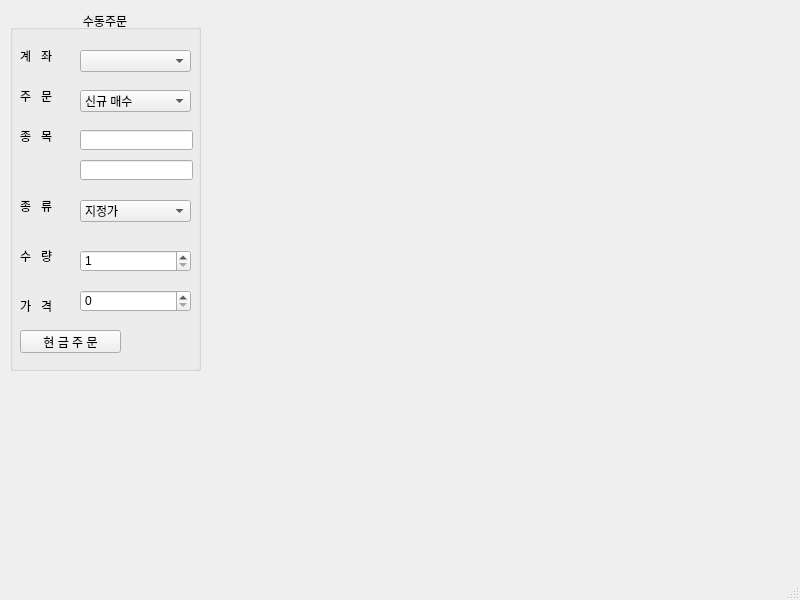
<?xml version="1.0" encoding="UTF-8"?>
<ui version="4.0">
 <class>MainWindow</class>
 <widget class="QMainWindow" name="MainWindow">
  <property name="geometry">
   <rect>
    <x>0</x>
    <y>0</y>
    <width>800</width>
    <height>600</height>
   </rect>
  </property>
  <property name="windowTitle">
   <string>marvin42</string>
  </property>
  <widget class="QWidget" name="centralwidget">
   <widget class="QGroupBox" name="groupBox">
    <property name="geometry">
     <rect>
      <x>10</x>
      <y>10</y>
      <width>191</width>
      <height>361</height>
     </rect>
    </property>
    <property name="title">
     <string>수동주문</string>
    </property>
    <property name="alignment">
     <set>Qt::AlignCenter</set>
    </property>
    <widget class="QLabel" name="label">
     <property name="geometry">
      <rect>
       <x>10</x>
       <y>40</y>
       <width>56</width>
       <height>12</height>
      </rect>
     </property>
     <property name="text">
      <string>계   좌</string>
     </property>
    </widget>
    <widget class="QLabel" name="label_2">
     <property name="geometry">
      <rect>
       <x>10</x>
       <y>80</y>
       <width>56</width>
       <height>12</height>
      </rect>
     </property>
     <property name="text">
      <string>주   문</string>
     </property>
    </widget>
    <widget class="QLabel" name="label_3">
     <property name="geometry">
      <rect>
       <x>10</x>
       <y>120</y>
       <width>56</width>
       <height>12</height>
      </rect>
     </property>
     <property name="text">
      <string>종   목</string>
     </property>
    </widget>
    <widget class="QLabel" name="label_4">
     <property name="geometry">
      <rect>
       <x>10</x>
       <y>190</y>
       <width>56</width>
       <height>12</height>
      </rect>
     </property>
     <property name="text">
      <string>종   류</string>
     </property>
    </widget>
    <widget class="QLabel" name="label_5">
     <property name="geometry">
      <rect>
       <x>10</x>
       <y>240</y>
       <width>56</width>
       <height>12</height>
      </rect>
     </property>
     <property name="text">
      <string>수   량</string>
     </property>
    </widget>
    <widget class="QLabel" name="label_6">
     <property name="geometry">
      <rect>
       <x>10</x>
       <y>290</y>
       <width>56</width>
       <height>12</height>
      </rect>
     </property>
     <property name="text">
      <string>가   격</string>
     </property>
    </widget>
    <widget class="QComboBox" name="comboBox">
     <property name="geometry">
      <rect>
       <x>70</x>
       <y>40</y>
       <width>111</width>
       <height>22</height>
      </rect>
     </property>
    </widget>
    <widget class="QComboBox" name="comboBox_2">
     <property name="geometry">
      <rect>
       <x>70</x>
       <y>80</y>
       <width>111</width>
       <height>22</height>
      </rect>
     </property>
     <item>
      <property name="text">
       <string>신규 매수</string>
      </property>
     </item>
     <item>
      <property name="text">
       <string>신규 매도</string>
      </property>
     </item>
     <item>
      <property name="text">
       <string>매수 취소</string>
      </property>
     </item>
     <item>
      <property name="text">
       <string>매도 취소</string>
      </property>
     </item>
    </widget>
    <widget class="QComboBox" name="comboBox_3">
     <property name="geometry">
      <rect>
       <x>70</x>
       <y>190</y>
       <width>111</width>
       <height>22</height>
      </rect>
     </property>
     <item>
      <property name="text">
       <string>지정가</string>
      </property>
     </item>
     <item>
      <property name="text">
       <string>시장가</string>
      </property>
     </item>
    </widget>
    <widget class="QLineEdit" name="lineEdit">
     <property name="geometry">
      <rect>
       <x>70</x>
       <y>120</y>
       <width>113</width>
       <height>20</height>
      </rect>
     </property>
    </widget>
    <widget class="QLineEdit" name="lineEdit_2">
     <property name="geometry">
      <rect>
       <x>70</x>
       <y>150</y>
       <width>113</width>
       <height>20</height>
      </rect>
     </property>
    </widget>
    <widget class="QSpinBox" name="spinBox">
     <property name="geometry">
      <rect>
       <x>70</x>
       <y>240</y>
       <width>111</width>
       <height>22</height>
      </rect>
     </property>
     <property name="minimum">
      <number>1</number>
     </property>
     <property name="maximum">
      <number>10000</number>
     </property>
    </widget>
    <widget class="QSpinBox" name="spinBox_2">
     <property name="geometry">
      <rect>
       <x>70</x>
       <y>280</y>
       <width>111</width>
       <height>22</height>
      </rect>
     </property>
     <property name="maximum">
      <number>2000000</number>
     </property>
    </widget>
    <widget class="QPushButton" name="pushButton">
     <property name="geometry">
      <rect>
       <x>10</x>
       <y>320</y>
       <width>101</width>
       <height>23</height>
      </rect>
     </property>
     <property name="text">
      <string>현 금 주 문</string>
     </property>
    </widget>
   </widget>
  </widget>
  <widget class="QMenuBar" name="menubar">
   <property name="geometry">
    <rect>
     <x>0</x>
     <y>0</y>
     <width>800</width>
     <height>21</height>
    </rect>
   </property>
  </widget>
  <widget class="QStatusBar" name="statusbar"/>
 </widget>
 <resources/>
 <connections/>
</ui>
